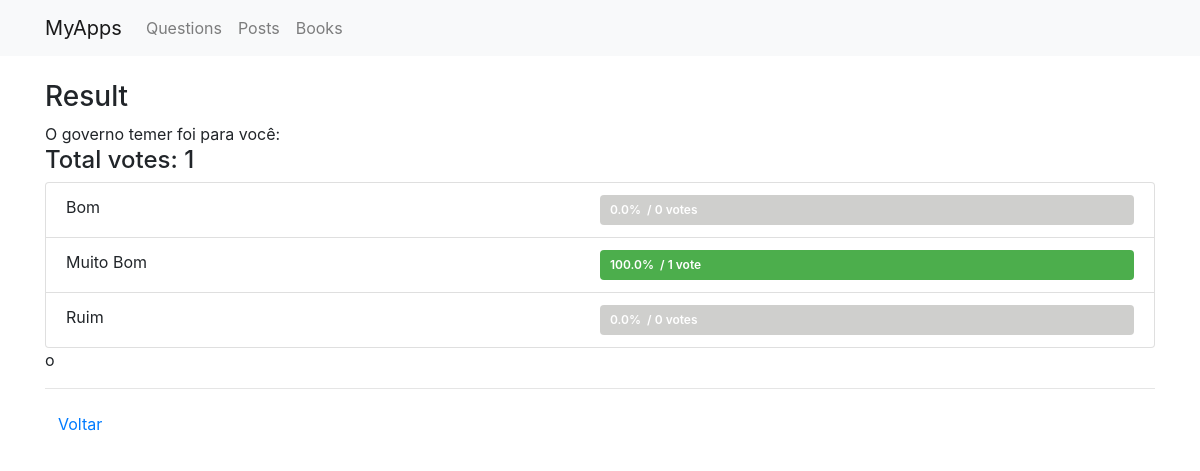
Before: /questions/question/8/result with the older database file.
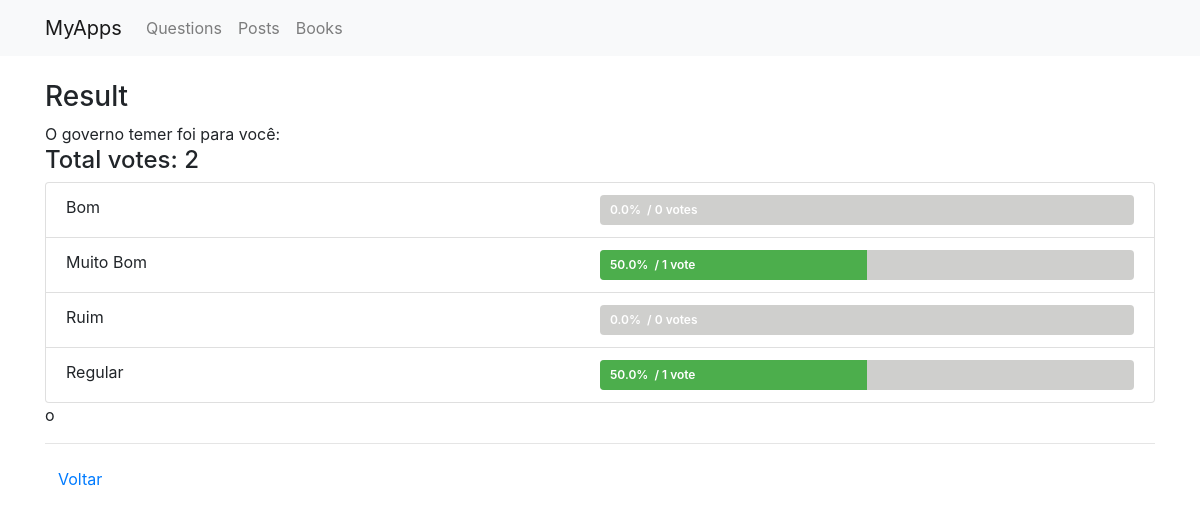
After: the same page with the newer database file.
### pools/models.py (models this page shows, shortened)
class Question(models.Model):
    question_text =  models.CharField(max_length=200)
    closed =  models.BooleanField(default=False)
    pub_date = models.DateField(null=True)
    def __str__(self):
        return self.question_text
    def result(self):
        total =  (self.choice_set.aggregate(models.Sum('votes')))["votes__sum"]
        choices =  self.choice_set.all()
        for choice in choices:
            choice.percentual = round(choice.votes / total * 100, 2)
        return {
                "total": total,
                "choices": choices
            }

class Choice(models.Model):
    question = models.ForeignKey(Question, on_delete=models.SET_NULL, null=True)
    choice_text =  models.CharField(max_length=100)
    votes =  models.IntegerField(default=0)
    def __str__(self):
        return self.choice_text

### pools/views.py (the view)
# urls.py: path('question/<int:question_id>/result', result, name='result'),
def result(request, question_id):
    question = Question.objects.get(id=question_id)
    return render(request, 'result.html', {"question": question})

### pools/templates/result.html (shortened to what this page needs)
{% extends "base.html" %}
{% block body %}
<div class="panel panel-primary">
    <h3>Result</h3>
    <div class="panel-body">
        {%if question %}
        {{question}}
        <h4>Total votes: {{question.result.total}}</h4>
        <div class="list-group">
            {% for choice in question.result.choices %}
            <a class="list-group-item list-group-item-action">
                {{choice}}
                <div class="progress base-progress">
                    <div class="progress-bar myprogress" role="progressbar" aria-valuenow="{{choice.percentual}}"
                         aria-valuemin="0" aria-valuemax="100"><span class="progress-text">{{choice.percentual}}% &nbsp;/ {{choice.votes}}
                        vote{{choice.votes|pluralize}}</span>
                    </div>
                </div>
            </a>
            {% endfor %}o
        </div>
        {% endif %}
    </div>
    <hr>
    <a href="{% url 'questions' %}" class="btn">Voltar</a>
</div>
{% endblock %}

Changed rows visible on the page:
changed Question "O governo temer foi para você:": result.total "1" → "2"
computed for Choice "Muito Bom": {{ choice.percentual }} 100.0 → 50.0 (drawn); percentual "100.0" → "50.0"
added Choice: choice_text "Regular", percentual "50.0", votes "1"
